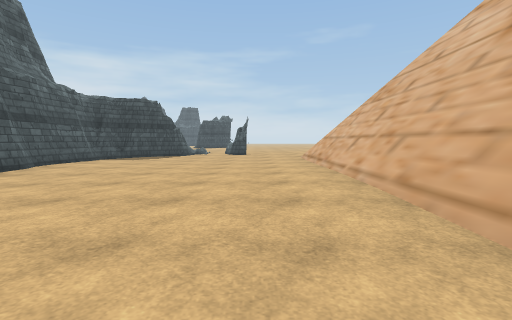
view 1 (above)

24 first-person views from a walk through a scene from a Unity 3-D project. The camera is 1.3 m above the floor, tilts 4° down and sees 85° across. The floor is counted in squares, 2 m on a side. Each view is taken from the middle of a square. On the plan, view 1 faces up. The plan holds only what a view shows up to about 9 squares ahead; the rest is blank. The place goes on beyond the plan. The player character is not drawn. Some animated figures are not drawn. Some surface patterns are stand-ins.

view 2
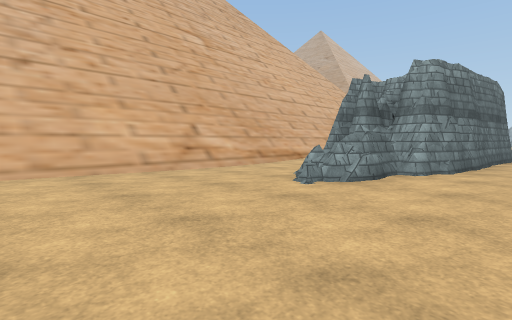

view 3
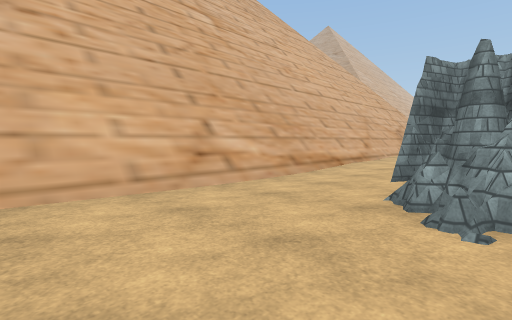

view 4
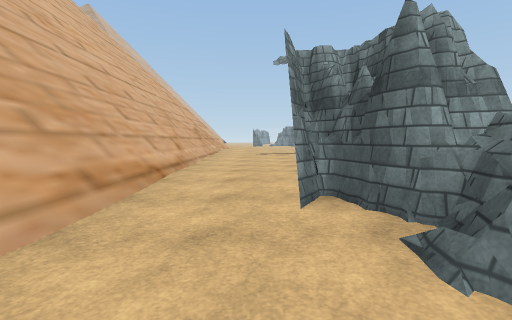

view 5
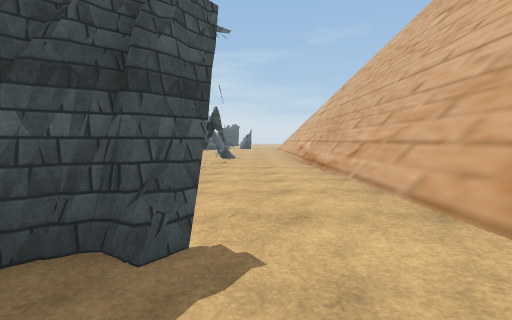

view 6
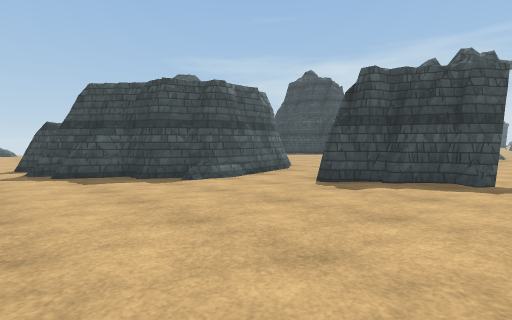

view 7
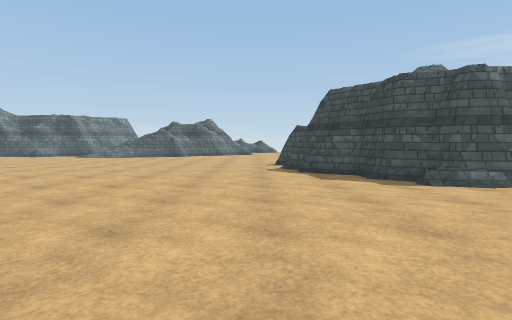

view 8
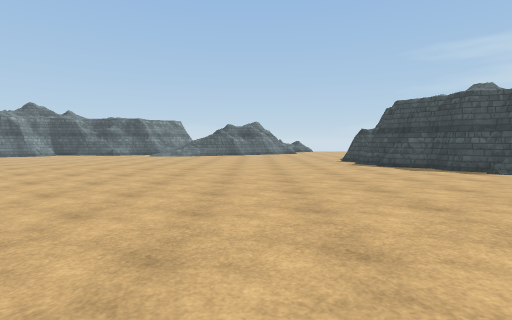

view 9
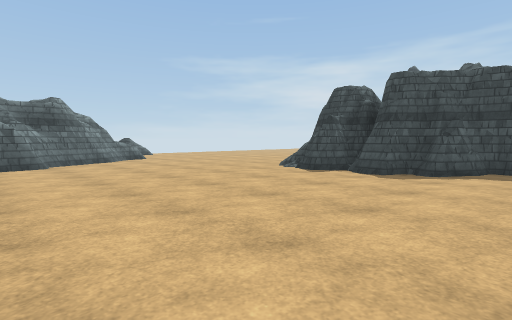

view 10
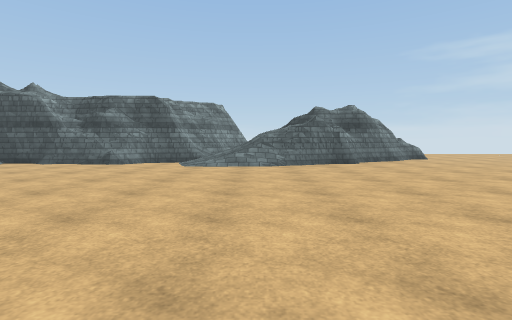

view 11
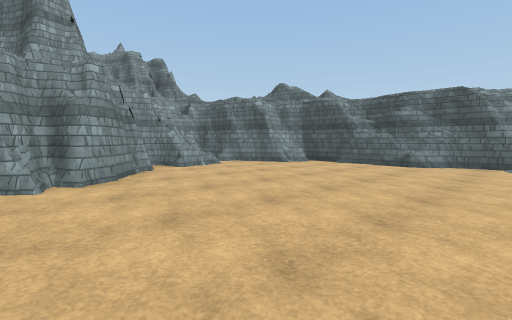

view 12
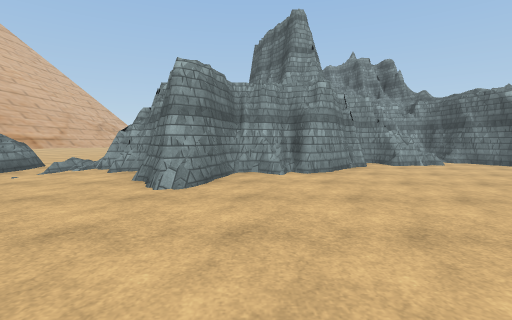

view 13
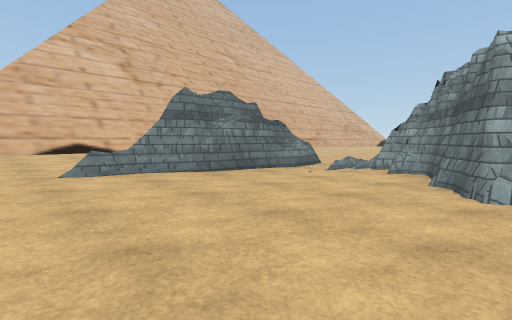

view 14
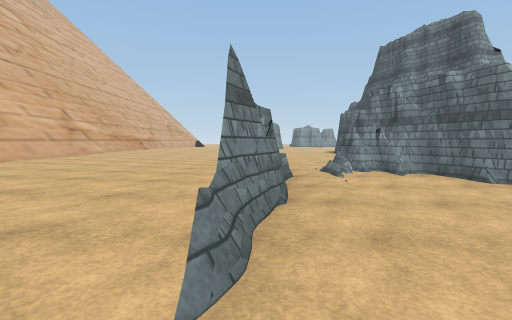

view 15
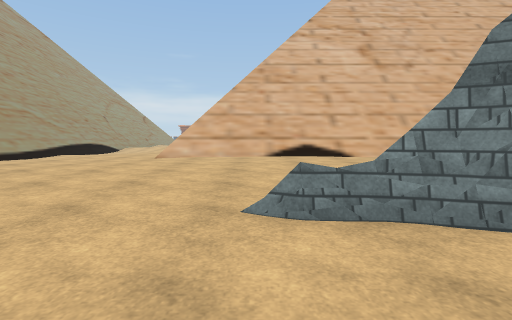

view 16
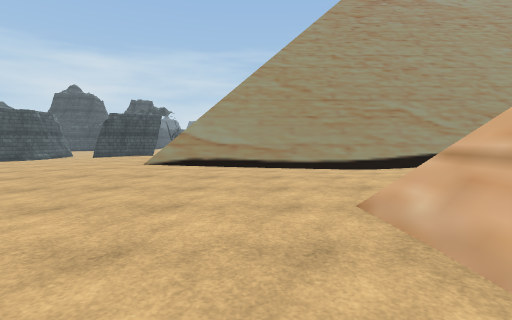

view 17
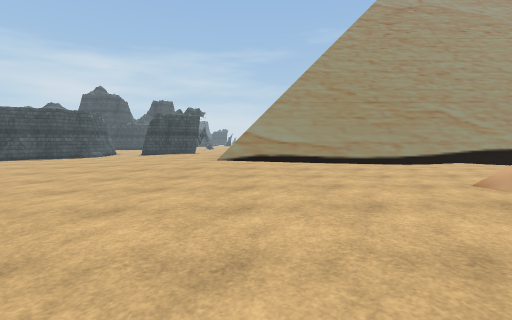

view 18
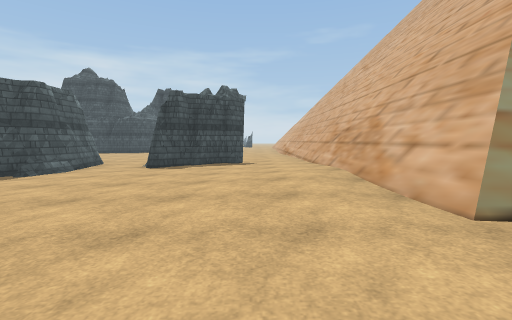

view 19
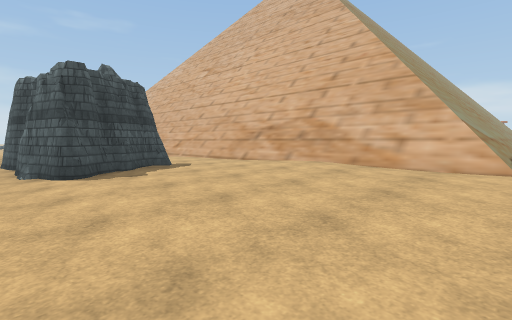

view 20
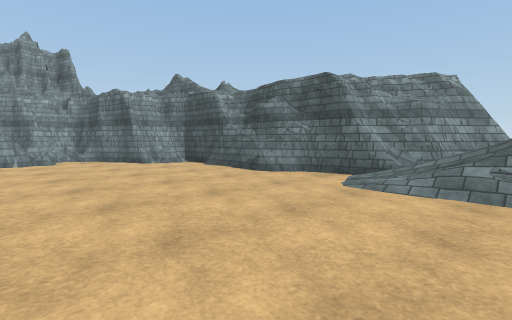

view 21
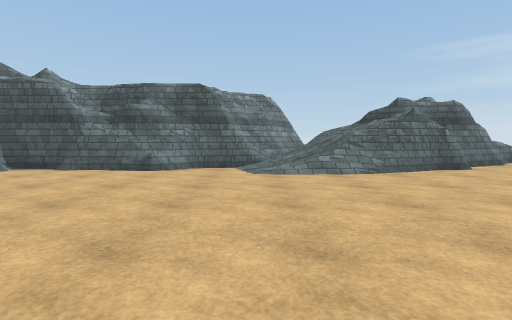

view 22
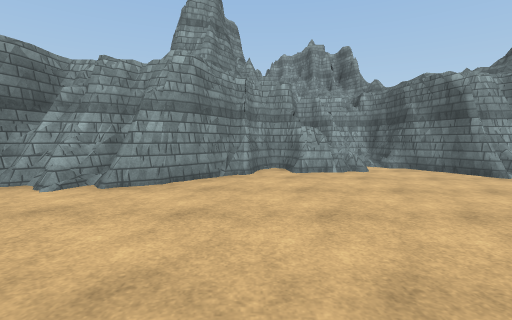

view 23
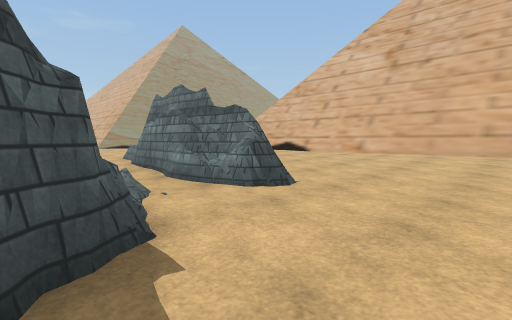

view 24
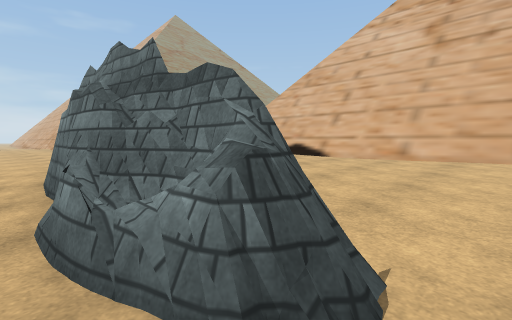

### Floor plan
Key: @ floor where view 1 was taken; # wall or solid block; . main floor; : floor 0.25 m higher than the main floor; + floor 0.5 m higher than the main floor; / step, stairs or slope; = window, fence, low wall or low ledge.
Columns run from 18 left of view 1 to 10 right of it. Each row starts with its distance up from view 1.
  9             ##......#
  8             #.......#
  7             #.......#
  6             #.......#
  5              .......#
  4               ......#
  3               ......#
  2               ......#
  1               ......#
  0               ..#=@.#
 -1               ..#...#
 -2               .###..#
 -3               .# #..#
 -4               .# ...#
 -5               .# ...#
 -6                # ...#
 -7                # ..:#
 -8               .# .::##
 -9             #..# .::##
-10              ..# #::##
-11              #.##:::##
-12             ##..::::##
-13            ##/.:::::##
-14        #####...::::+##
-15       .=###....::::+##
-16    ...........::::::#########
-17    ............:::::=========
-18   #............::::++::::::::
-19   #.............::::+:::::::
-20  ###.............::::::::::
-21  ==#..............:::::::::
-22  =/#..............:::::::=
-23 ##///.............:::::+=#
-24  =///.............::::++=#
-25  /#//............:=:::++=#
-26    #..............#:::++=#
-27    #..............#:::++=#
-28    #.........#....#::::+=#
-29    #.........##...#:::::=#
-30    #.......#####=.#.::::=#
-31    ##....=##.  ##.#.::::=#
-32     ##.###     .#....:::=#
-33      #.##      #.....:::=#
-34      ###       ......:::=#

Positions as (right, up) in squares from view 1, and headings:
1: (0, 0), facing up
2: (-4, 4), facing down-right
3: (-2, 3), facing down-right
4: (0, 1), facing down
5: (0, -12), facing up
6: (0, -16), facing up-left
7: (0, -16), facing left
8: (2, -19), facing left
9: (-6, -21), facing up-left
10: (-6, -23), facing left
11: (-6, -25), facing down-left
12: (-6, -24), facing down
13: (-5, -24), facing down-right
14: (0, -24), facing down
15: (-2, -25), facing right
16: (5, -25), facing up
17: (3, -26), facing up
18: (0, -19), facing up
19: (-4, -17), facing up-right
20: (-10, -23), facing down-left
21: (-8, -25), facing left
22: (-9, -26), facing down
23: (-3, -34), facing up-right
24: (-1, -32), facing up-right
